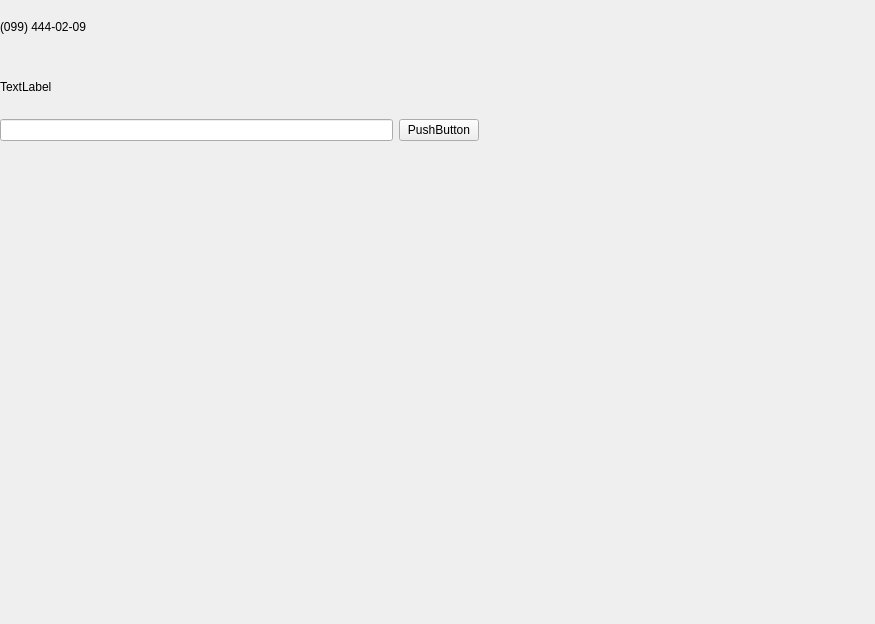
<?xml version="1.0" encoding="UTF-8"?>
<ui version="4.0">
 <class>MainWindow</class>
 <widget class="QWidget" name="MainWindow">
  <property name="geometry">
   <rect>
    <x>0</x>
    <y>0</y>
    <width>875</width>
    <height>624</height>
   </rect>
  </property>
  <property name="windowTitle">
   <string>Intershop</string>
  </property>
  <widget class="QWidget" name="">
   <property name="geometry">
    <rect>
     <x>0</x>
     <y>0</y>
     <width>871</width>
     <height>141</height>
    </rect>
   </property>
   <layout class="QVBoxLayout" name="verticalLayout">
    <item>
     <widget class="QLabel" name="label">
      <property name="text">
       <string>(099) 444-02-09</string>
      </property>
     </widget>
    </item>
    <item>
     <widget class="QLabel" name="label_2">
      <property name="text">
       <string>TextLabel</string>
      </property>
     </widget>
    </item>
    <item>
     <layout class="QHBoxLayout" name="horizontalLayout">
      <item>
       <widget class="QLineEdit" name="lineEdit"/>
      </item>
      <item>
       <widget class="QPushButton" name="pushButton">
        <property name="text">
         <string>PushButton</string>
        </property>
       </widget>
      </item>
      <item>
       <spacer name="horizontalSpacer_2">
        <property name="orientation">
         <enum>Qt::Horizontal</enum>
        </property>
        <property name="sizeHint" stdset="0">
         <size>
          <width>40</width>
          <height>20</height>
         </size>
        </property>
       </spacer>
      </item>
     </layout>
    </item>
   </layout>
  </widget>
 </widget>
 <resources/>
 <connections/>
</ui>
